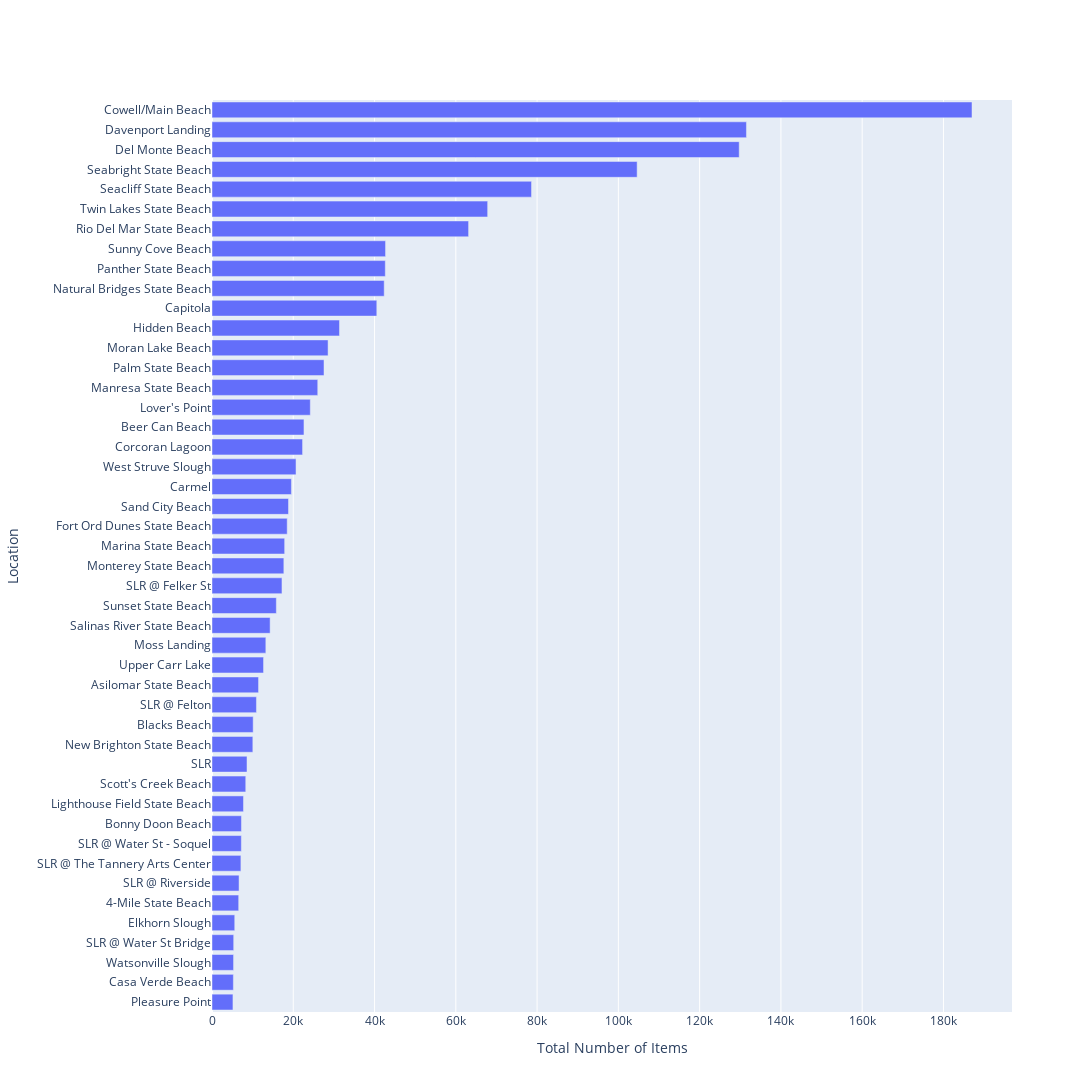

Source (notebook cell):
### Markdown cell above
This figure shows the total number of volunteers that have been involved in a cleanup event 2013-2022 per cleanup site. Youth volunteers, when reported, are counted as half an adult volunteer in line with the NOAA Marine Debris Report.
Cleanup sites with less than a total of 100 volunteers are not displayed.

### Code cell
sos_data['Total Items'] = cleanup.sum_items(sos_data, col_sum=False)
sos_sites = sos_data.groupby('Cleanup Site').sum()
sos_sites = sos_sites.reset_index()
# Drop sites with no stats on volunteer numbers
sos_sites.drop(sos_sites[sos_sites['Total Items'] <= 5000].index, inplace=True)

fig = go.Figure()
fig.add_trace(go.Bar(
    y=sos_sites['Cleanup Site'],
    x=sos_sites['Total Items'],
    orientation='h',
    name='Total Number of Items Cleaned Up',
))
fig.update_layout(
    autosize=False,
    width=1100,
    height=1500,
    yaxis_title='Location',
    xaxis_title='Total Number of Items',
    yaxis={'categoryorder':'total ascending'}
)
fig.show()

### Figure 1 — Plotly figure (JSON) as saved in the notebook; plotly's stock layout.template omitted (floating-point values rounded to 4 significant figures)
{"data": [{"name": "Total Number of Items Cleaned Up", "orientation": "h", "type": "bar", "x": [6567, 11455, 22633, 10131, 7248, 40554, 19545, 5260, 22289, 187024, 131500.0, 129700.0, 5596, 18505, 31369, 7745, 24189, 26024, 17880, 17682, 28563, 13250, 42375, 10051, 27561, 42649, 5156, 63143, 8612, 17219, 10938, 6657, 7111, 7220, 5338, 14302, 18827, 8305, 104600.0, 78631, 42709, 15834, 67835, 12683, 5305, 20679], "y": ["4-Mile State Beach", "Asilomar State Beach", "Beer Can Beach", "Blacks Beach", "Bonny Doon Beach", "Capitola", "Carmel", "Casa Verde Beach", "Corcoran Lagoon", "Cowell/Main Beach", "Davenport Landing", "Del Monte Beach", "Elkhorn Slough", "Fort Ord Dunes State Beach", "Hidden Beach", "Lighthouse Field State Beach", "Lover's Point", "Manresa State Beach", "Marina State Beach", "Monterey State Beach", "Moran Lake Beach", "Moss Landing", "Natural Bridges State Beach", "New Brighton State Beach", "Palm State Beach", "Panther State Beach", "Pleasure Point", "Rio Del Mar State Beach", "SLR", "SLR @ Felker St", "SLR @ Felton", "SLR @ Riverside", "SLR @ The Tannery Arts Center", "SLR @ Water St - Soquel", "SLR @ Water St Bridge", "Salinas River State Beach", "Sand City Beach", "Scott's Creek Beach", "Seabright State Beach", "Seacliff State Beach", "Sunny Cove Beach", "Sunset State Beach", "Twin Lakes State Beach", "Upper Carr Lake", "Watsonville Slough", "West Struve Slough"]}], "layout": {"autosize": false, "height": 1500, "width": 1100, "xaxis": {"autorange": true, "range": [0, 196900.0], "title": {"text": "Total Number of Items"}, "type": "linear"}, "yaxis": {"autorange": true, "categoryorder": "total ascending", "range": [-0.5, 45.5], "title": {"text": "Location"}, "type": "category"}}}
